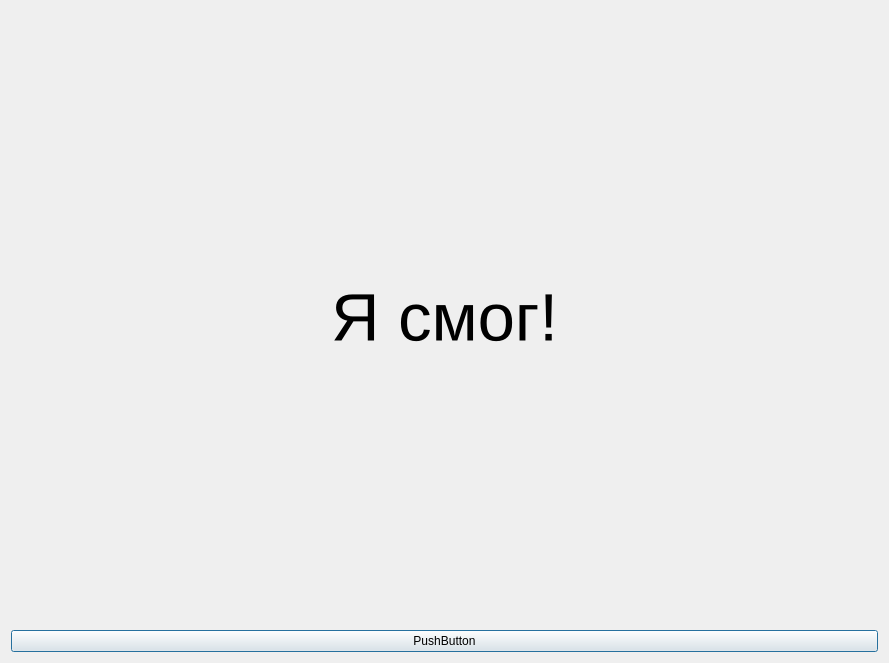
<?xml version="1.0" encoding="UTF-8"?>
<ui version="4.0">
 <class>Dialog</class>
 <widget class="QDialog" name="Dialog">
  <property name="geometry">
   <rect>
    <x>0</x>
    <y>0</y>
    <width>889</width>
    <height>663</height>
   </rect>
  </property>
  <property name="windowTitle">
   <string>Dialog</string>
  </property>
  <layout class="QGridLayout" name="gridLayout">
   <item row="0" column="0">
    <widget class="QLabel" name="label">
     <property name="font">
      <font>
       <pointsize>50</pointsize>
      </font>
     </property>
     <property name="text">
      <string>Я смог!</string>
     </property>
     <property name="alignment">
      <set>Qt::AlignCenter</set>
     </property>
    </widget>
   </item>
   <item row="1" column="0">
    <widget class="QPushButton" name="close">
     <property name="text">
      <string>PushButton</string>
     </property>
    </widget>
   </item>
  </layout>
 </widget>
 <resources/>
 <connections/>
</ui>
